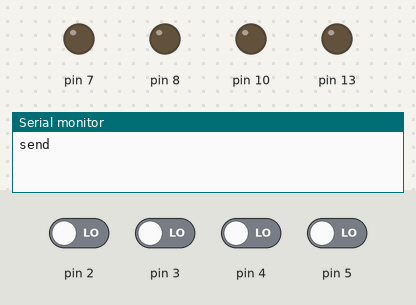
Recording of a sketch running on a simulated Arduino Uno, built with avr-gcc and run on an emulated ATmega328P. Parts: output pins drawn as LEDs (lit = HIGH), the last lines printed to the serial monitor. Dashed ring = blinking. The test bench sets the inputs (shaded band); at power-on: pin 2–5 LOW.

Above: at 1.2 s.
1.3 s: pin 5 driven HIGH
At 1.68 s:
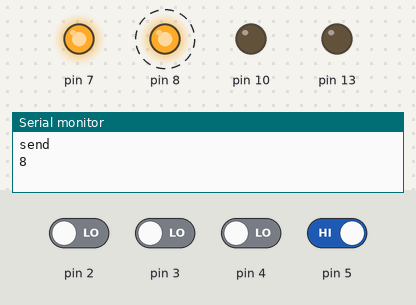
4.3 s: pin 2 driven HIGH and pin 5 driven LOW
At 7.0 s:
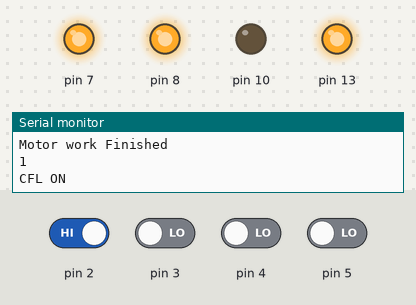
7.3 s: pin 3 driven HIGH
At 7.7 s:
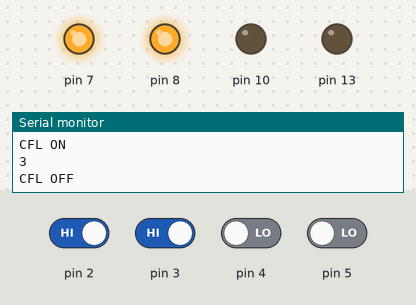
8.8 s: pin 3 driven LOW
At 10.0 s:
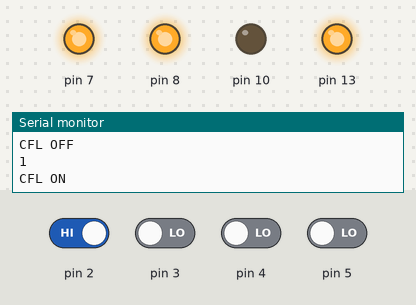
10.3 s: pin 2 driven LOW and pin 4 driven HIGH
At 11.2 s:
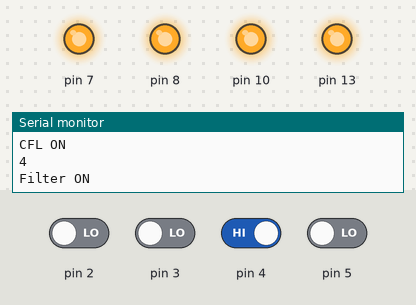
Timing chart, 0 to 12.8 s (numbered marks = the images above; inputs shaded):
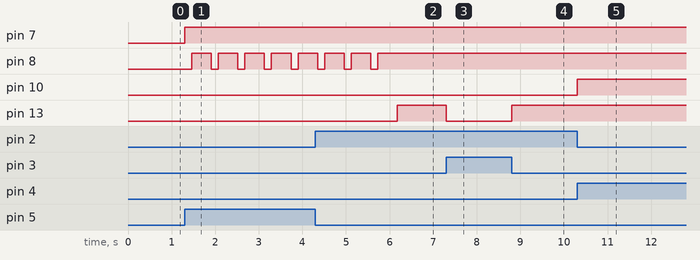

The sketch:

mini_project_final.ino
```cpp
int a, b, c, d, val, tmp, i;
void setup()
{
  pinMode(5, INPUT);
  pinMode(4, INPUT);
  pinMode(3, INPUT);
  pinMode(2, INPUT);
  pinMode(13, OUTPUT);
  pinMode(7, OUTPUT);
  pinMode(8, OUTPUT);
  pinMode(10, OUTPUT);
  Serial.begin(9600);
  Serial.println("send");
}

void loop() {


  a = digitalRead(2);
  b = digitalRead(3);
  c = digitalRead(4);
  d = digitalRead(5);

  val = a * 1 + b * 2 + c * 4 + d * 8;
  if (val != tmp)
  {
    Serial.println(val);
    switch (val)
    {
      case 1:
        digitalWrite(13, HIGH);
        Serial.println("CFL ON");
        break;
      case 3:
        digitalWrite(13, LOW);
        Serial.println("CFL OFF");
        break;
      case 8:
        for (i = 0; i < 8; i++)
        {
          digitalWrite(7, HIGH);
          digitalWrite(8, LOW);
          delay(160);
          digitalWrite(7, HIGH);
          digitalWrite(8, HIGH);
          delay(450);
        }
        Serial.println("Motor work Finished");
        break;

      case 4:
        digitalWrite(10, HIGH);
        Serial.println("Filter ON");
        break;
      case 6:
        digitalWrite(10, LOW);
        Serial.println("Filter OFF");
        break;
    }

    tmp = val;
  }
}
```

Measured:
- after the input at 1.3 s, pin 7: LOW → HIGH at once; pin 8: alternates HIGH for 0.45 s and LOW for 0.16 s, starting after 0.16 s
- after the input at 4.3 s, pin 13: LOW → HIGH after 1.9 s
- after the input at 7.3 s, pin 13: HIGH → LOW at once
- after the input at 8.8 s, pin 13: LOW → HIGH at once
- after the input at 10.3 s, pin 10: LOW → HIGH at once
